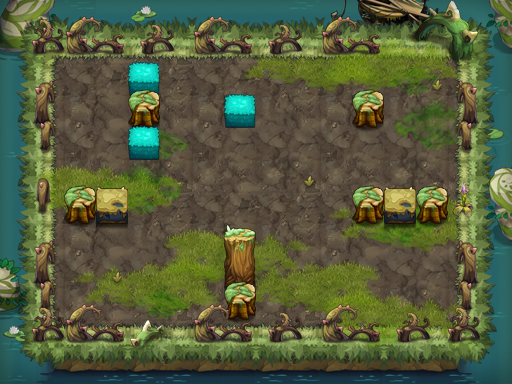

A 2D game scene composited from a Tiled map and its tileset images. What follows is a short description and the map's XML, with each tile layer's data collapsed to a summary:
An orthogonal 16x12 tile map with 32x32 px tiles, 18 tile layers (PASS, 块层 13, 块层 14, 块层 15, ...) and 11 objects (7x TRAP, 3x hsrng1, PLAYER).

<map version="1.0" orientation="orthogonal" width="16" height="12" tilewidth="32" tileheight="32">
 <properties>
  <property name="DESTRY1" value="221" />
  <property name="DESTRY2" value="225" />
  <property name="DESTRY3" value="223" />
  <property name="DESTRY_COUNT" value="3" />
  <property name="EXP" value="500" />
  <property name="ITEM" value="D014" />
  <property name="MONEY" value="750" />
 </properties>
 <tileset firstgid="1" name="swzz" tilewidth="32" tileheight="32">
  <image source="swzz.png" width="500" height="1024" />
 </tileset>
 <layer name="PASS" width="16" height="12">
  <data>[192 cells, 109 non-empty, 18 distinct tile ids]</data>
 </layer>
 <layer name="块层 13" width="16" height="12">
  <data>[192 cells, 148 non-empty, 22 distinct tile ids]</data>
 </layer>
 <layer name="块层 14" width="16" height="12">
  <data>[192 cells, 20 non-empty, 9 distinct tile ids]</data>
 </layer>
 <layer name="块层 15" width="16" height="12">
  <data>[192 cells, 25 non-empty, 9 distinct tile ids]</data>
 </layer>
 <layer name="块层 16" width="16" height="12">
  <data>[192 cells, 60 non-empty, 21 distinct tile ids]</data>
 </layer>
 <layer name="块层 2" width="16" height="12">
  <data>[192 cells, 96 non-empty, 12 distinct tile ids]</data>
 </layer>
 <layer name="块层 18" width="16" height="12">
  <data>[192 cells, 48 non-empty, 18 distinct tile ids]</data>
 </layer>
 <layer name="块层 4" width="16" height="12">
  <data>[192 cells, 15 non-empty, 5 distinct tile ids]</data>
 </layer>
 <layer name="块层 3" width="16" height="12">
  <data>[192 cells, 61 non-empty, 26 distinct tile ids]</data>
 </layer>
 <layer name="块层 6" width="16" height="12">
  <data>[192 cells, 18 non-empty, 10 distinct tile ids]</data>
 </layer>
 <layer name="块层 17" width="16" height="12">
  <data>[192 cells, 52 non-empty, 5 distinct tile ids]</data>
 </layer>
 <layer name="SHELTER 9" width="16" height="12">
  <data>[192 cells, 12 non-empty, 5 distinct tile ids]</data>
 </layer>
 <layer name="SHELTER 8" width="16" height="12">
  <data>[192 cells, 1 non-empty, 1 distinct tile ids]</data>
 </layer>
 <layer name="SHELTER 7" width="16" height="12">
  <data>[192 cells, 1 non-empty, 1 distinct tile ids]</data>
 </layer>
 <layer name="SHELTER 5" width="16" height="12">
  <data>[192 cells, 5 non-empty, 2 distinct tile ids]</data>
 </layer>
 <layer name="SHELTER 3" width="16" height="12">
  <data>[192 cells, 1 non-empty, 1 distinct tile ids]</data>
 </layer>
 <layer name="SHELTER 2" width="16" height="12">
  <data>[192 cells, 3 non-empty, 2 distinct tile ids]</data>
 </layer>
 <layer name="SHELTER 1" width="16" height="12">
  <data>[192 cells, 1 non-empty, 1 distinct tile ids]</data>
 </layer>
 <objectgroup name="对象层 1" width="16" height="12">
  <object name="PLAYER" type="PLAYER" x="416" y="96" width="32" height="32" />
  <object name="hsrng1" x="96" y="256" width="32" height="32">
   <properties>
    <property name="lua_ai" value="monster_hsrng_ai" />
    <property name="quality" value="hsrng1.quality" />
   </properties>
  </object>
  <object name="fire1" type="TRAP" x="224" y="192" width="32" height="64">
   <properties>
    <property name="trap_id" value="1" />
    <property name="trap_particle" value="trap_bluefire_up_2.plist" />
    <property name="trap_state" value="open" />
   </properties>
  </object>
  <object name="hsrng1" x="96" y="96" width="32" height="32">
   <properties>
    <property name="lua_ai" value="monster_hsrng_ai" />
    <property name="quality" value="hsrng1.quality" />
   </properties>
  </object>
  <object name="fire_control1" type="TRAP" x="64" y="160" width="32" height="32">
   <properties>
    <property name="trap_ani" value="switch.actor" />
    <property name="trap_floor" value="true" />
    <property name="trap_id" value="0" />
    <property name="trap_script" value="trap(&quot;fire_control1&quot;):setOpened( false ); trap(&quot;fire1&quot;):setVisit( false );" />
    <property name="trap_sound_id" value="2" />
    <property name="trap_start_mode" value="0" />
    <property name="trap_state" value="open" />
   </properties>
  </object>
  <object name="zi_dan_right1" type="TRAP" x="288" y="64" width="32" height="32">
   <properties>
    <property name="trap_ani" value="poison_tree.actor" />
    <property name="trap_delay" value="2" />
    <property name="trap_id" value="0" />
    <property name="trap_script" value="trap(&quot;zi_dan_right1&quot;):setAtkPower(target(&quot;PLAYER&quot;):getHP()*0.1);trap(&quot;zi_dan_right1&quot;):turnRight(); trap(&quot;zi_dan_right1&quot;):getAI():getActions():addObject( AIUseSkill:create(   SkillLua:create(&quot;skill_0002&quot;)  )  );" />
    <property name="trap_start_mode" value="2" />
    <property name="trap_state" value="open" />
    <property name="trap_turn" value="right" />
   </properties>
  </object>
  <object name="hsrng1" x="384" y="256" width="32" height="32">
   <properties>
    <property name="lua_ai" value="monster_hsrng_ai" />
    <property name="quality" value="hsrng1.quality" />
   </properties>
  </object>
  <object name="bh1" type="TRAP" x="160" y="192" width="32" height="32">
   <properties>
    <property name="trap_ani" value="black_hole.actor" />
    <property name="trap_floor" value="true" />
    <property name="trap_id" value="2" />
    <property name="trap_sh" value="0.1" />
    <property name="trap_sw" value="0.1" />
   </properties>
  </object>
  <object name="bh1" type="TRAP" x="288" y="192" width="32" height="32">
   <properties>
    <property name="trap_ani" value="black_hole.actor" />
    <property name="trap_floor" value="true" />
    <property name="trap_id" value="2" />
    <property name="trap_sh" value="0.1" />
    <property name="trap_sw" value="0.1" />
   </properties>
  </object>
  <object name="xy1" type="TRAP" x="160" y="192" width="32" height="32">
   <properties>
    <property name="lua_ai" value="trap_mire_ai" />
    <property name="trap_sh" value="0.1" />
    <property name="trap_sw" value="0.1" />
   </properties>
  </object>
  <object name="xy1" type="TRAP" x="288" y="192" width="32" height="32">
   <properties>
    <property name="lua_ai" value="trap_mire_ai" />
    <property name="trap_sh" value="0.1" />
    <property name="trap_sw" value="0.1" />
   </properties>
  </object>
 </objectgroup>
</map>
